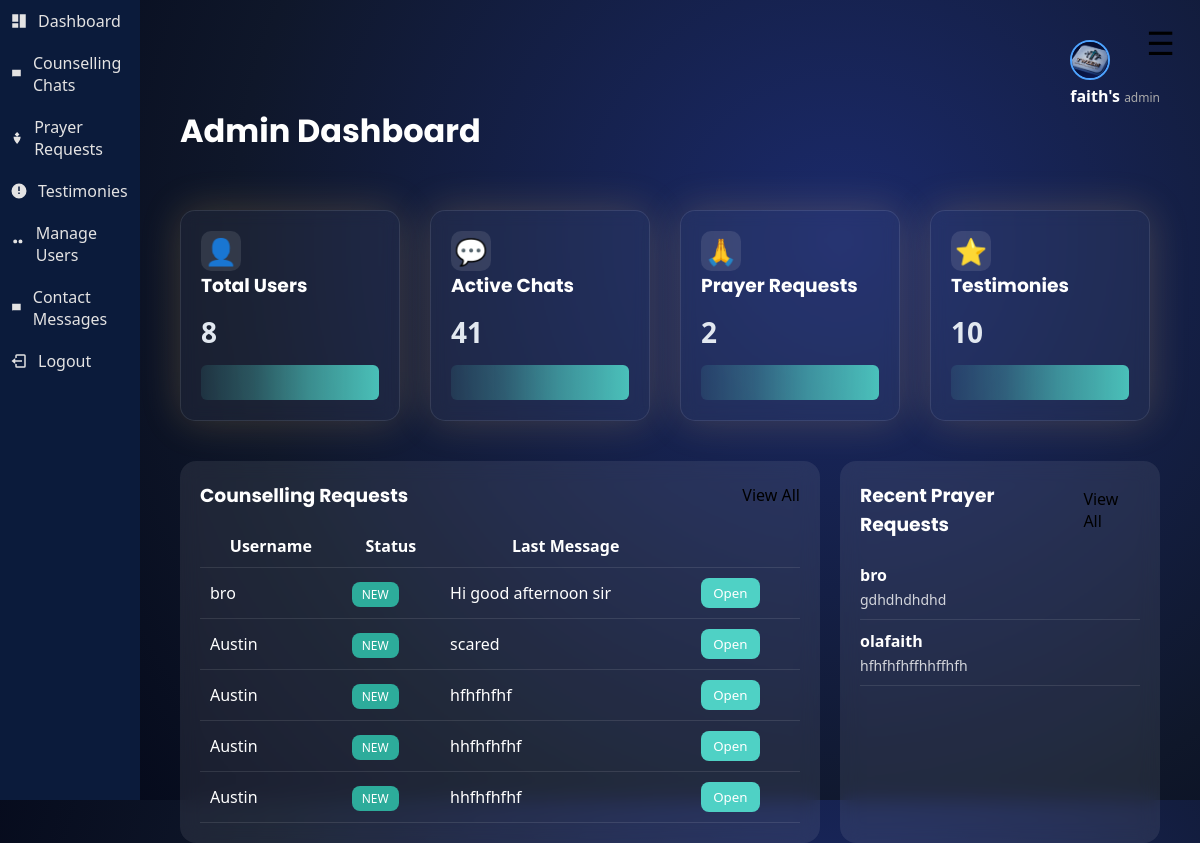
Page /admin/dashboard (signed in) on the earlier database version.
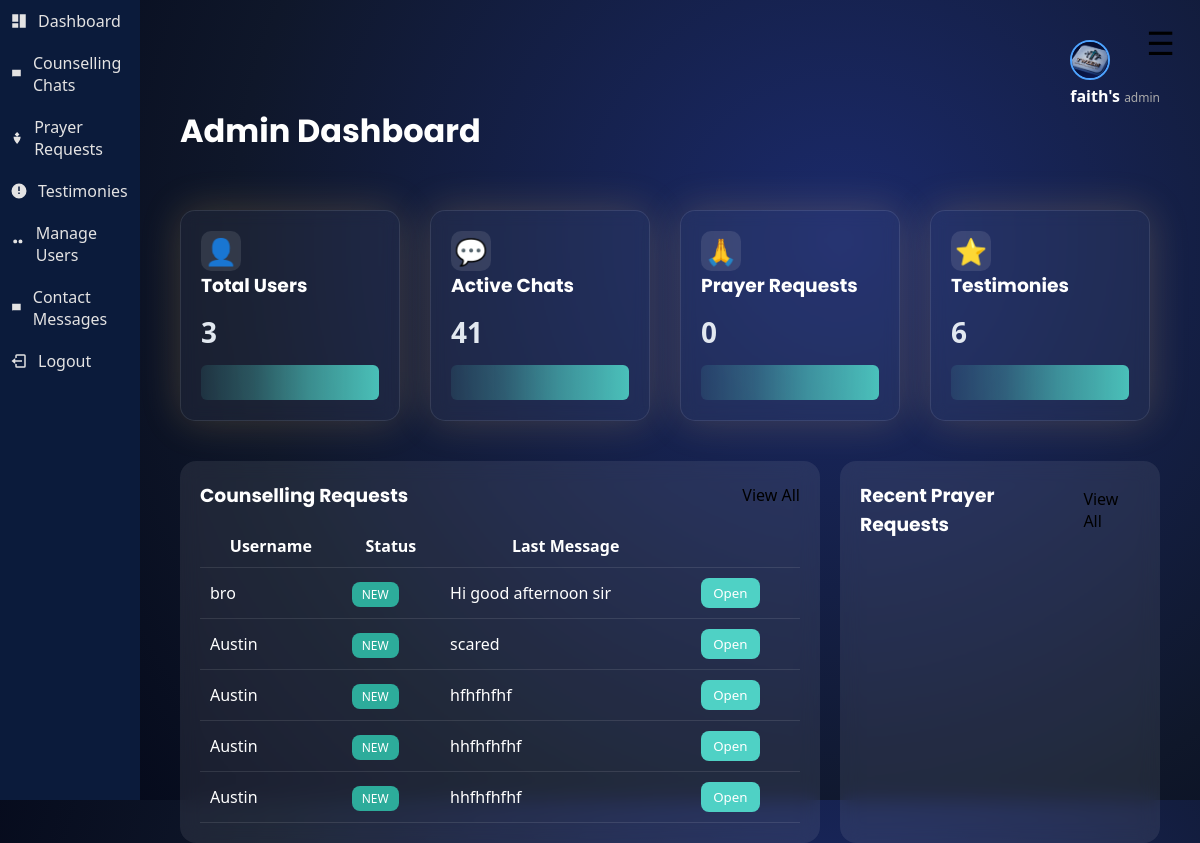
Same page on the later database version.
### tables this page shows
CREATE TABLE counselor_chats (
    id INTEGER PRIMARY KEY AUTOINCREMENT,
    username TEXT,
    sender TEXT,
    message TEXT,
    created_at TIMESTAMP DEFAULT CURRENT_TIMESTAMP
);

CREATE TABLE prayer_requests (
            id INTEGER PRIMARY KEY AUTOINCREMENT,
            user_id INTEGER,
            type TEXT,
            content TEXT,
            visibility TEXT,
            created_at TIMESTAMP DEFAULT CURRENT_TIMESTAMP, username TEXT, Request TEXT, response TEXT, status TEXT DEFAULT 'pending',
            FOREIGN KEY(user_id) REFERENCES users(id)
        );

### app.py (the view)
@app.route("/admin/dashboard")
def admin_dashboard():
    if session.get("role") != "admin":
        return "Access denied"
    conn = sqlite3.connect("database.db")
    conn.row_factory = sqlite3.Row
    cursor = conn.cursor()
    cursor.execute("SELECT COUNT(*) FROM users")
    users = cursor.fetchone()[0]
    cursor.execute("SELECT COUNT(*) FROM counselor_chats")
    chats = cursor.fetchone()[0]
    cursor.execute("SELECT COUNT(*) FROM prayer_requests")
    prayers = cursor.fetchone()[0]
    cursor.execute("SELECT COUNT(*) FROM testimonies")
    testimonies = cursor.fetchone()[0]
    cursor.execute("""
        SELECT username, message
        FROM counselor_chats
        ORDER BY id DESC
        LIMIT 5
    """)
    recent_chats = cursor.fetchall()
    cursor.execute("""
        SELECT username, request
        FROM prayer_requests
        ORDER BY id DESC
        LIMIT 5
        """)
    recent_prayers = cursor.fetchall()
    conn.close()
    return render_template(
        "admin_dashboard.html",
        users=users,
        chats=chats,
        prayers=prayers,
        testimonies=testimonies,
        recent_chats=recent_chats,
        recent_prayers=recent_prayers
    )

### app.py (called while the page is built)
@app.context_processor
def inject_user():
    if "user_id" in session:
        conn = sqlite3.connect("database.db")
        conn.row_factory = sqlite3.Row
        cursor = conn.cursor()
        cursor.execute("SELECT * FROM users WHERE id=?", (session["user_id"],))
        user = cursor.fetchone()
        conn.close()
        return dict(user=user)
    return dict(user=None)

### templates/admin_dashboard.html (shortened to what this page needs)
{% extends "layout.html" %}
{% block content %}
<h1>Admin Dashboard</h1>
<div class="analytics-cards">
<div class="card">
<div class="card-top">
<span class="icon">👤</span>
</div>
<h3>Total Users</h3>
<p>{{ users }}</p>
<div class="mini-graph"></div>
</div>
<div class="card">
<div class="card-top">
<span class="icon">💬</span>
</div>
<h3>Active Chats</h3>
<p>{{ chats }}</p>
<div class="mini-graph"></div>
</div>
<div class="card">
<div class="card-top">
<span class="icon">🙏</span>
</div>
<h3>Prayer Requests</h3>
<p>{{ prayers }}</p>
<div class="mini-graph"></div>
</div>
<div class="card">
<div class="card-top">
<span class="icon">⭐</span>
</div>
<h3>Testimonies</h3>
<p>{{ testimonies }}</p>
<div class="mini-graph"></div>
</div>
</div>
<div class="dashboard-panels">
<div class="dashboard-card">
<div class="card-header">
<h3>Counselling Requests</h3>
<a href="/admin/chats">View All</a>
</div>
<table class="dashboard-table">
<tr>
<th>Username</th>
<th>Status</th>
<th>Last Message</th>
<th></th>
</tr>
{% for chat in recent_chats %}
<tr>
<td>{{ chat["username"] }}</td>
<td>
<span class="status new">NEW</span>
</td>
<td>{{ chat["message"] }}</td>
<td>
<a href="/admin/chat/{{ chat['username'] }}">
<button class="open-btn">Open</button>
</a>
</td>
</tr>
{% endfor %}
</table>
</div>
<div class="dashboard-card">
<div class="card-header">
<h3>Recent Prayer Requests</h3>
<a href="/admin/prayers">View All</a>
</div>
<ul class="prayer-list">
{% for prayer in recent_prayers %}
<li>
<strong>{{ prayer["username"] }}</strong>
<p>{{ prayer["request"] }}</p>
</li>
{% endfor %}
</ul>
</div>
</div>
{% endblock %}

Differences in the rows shown:
removed prayer_requests: username "bro", request "gdhdhdhdhd"
removed prayer_requests: username "olafaith", request "hfhfhfhffhhffhfh"
Other differences:
{{ users }}: "8" → "3"
{{ prayers }}: "2" → "0"
{{ testimonies }}: "10" → "6"
